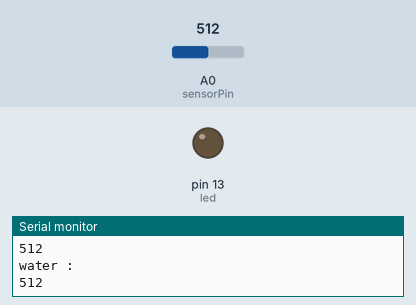
Recording of a sketch running on a simulated Arduino Uno, built with avr-gcc and run on an emulated ATmega328P. Parts: output pins drawn as LEDs (lit = HIGH), the last lines printed to the serial monitor. The test bench sets the inputs (shaded band); at power-on: A0 (sensorPin) = 512.

Above: at 1.8 s.
1.9 s: A0 (sensorPin) set to 309
3.4 s: A0 (sensorPin) set to 282
At 4.5 s:
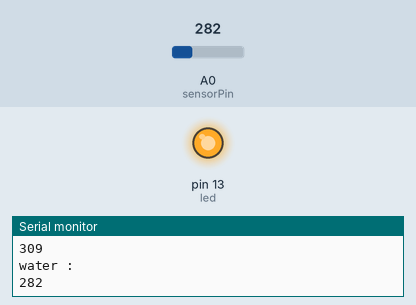
5.5 s: A0 (sensorPin) set to 306
At 7.2 s:
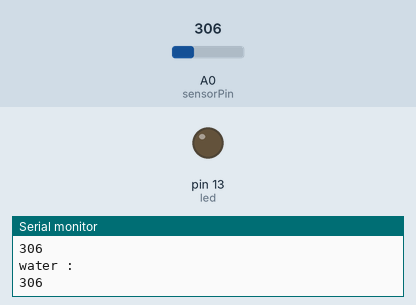
7.5 s: A0 (sensorPin) set to 290
At 8.8 s:
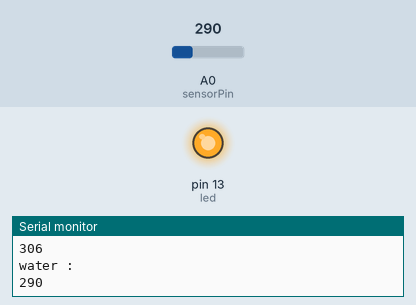
Timing chart, 0 to 10.5 s (numbered marks = the images above; inputs shaded):
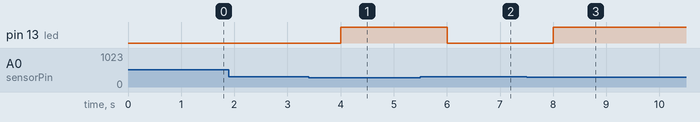

The sketch:

2_soil_moisture_sensor.ino
```cpp
int sensorPin = A0;
int sensorValue;
int led = 13;


void setup() {
 Serial.begin(9600);
 pinMode(13, OUTPUT);
}

void loop() {

 sensorValue = analogRead(sensorPin);
 Serial.println("water : ");
 Serial.println(sensorValue);

 if (sensorValue<300) {
 digitalWrite(led, HIGH);
 }
 else {
 digitalWrite(led, LOW);
 }

 delay(1000);
}
```

Measured:
- the behaviour switches between 300 and 299 on A0 (sensorPin) (found by bisection; images 0 and 1)
- after the input at 3.4 s, pin 13 (led): LOW → HIGH after 0.60 s
- after the input at 5.5 s, pin 13 (led): HIGH → LOW after 0.50 s
- after the input at 7.5 s, pin 13 (led): LOW → HIGH after 0.50 s
